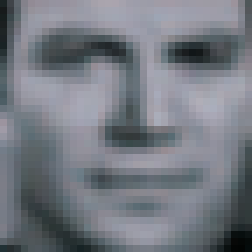
//> input picture Project2/Project2/face_ref.bmp, 36 x 36 px (shown 7 times larger)
$ ./main   (built with g++ and OpenCV 4)
//> lines starting //> are read from the running program, lines starting //| are printed output that depends on the picture
#define _CRT_SECURE_NO_WARNINGS

#include <opencv2/imgproc.hpp>
#include <opencv2/highgui.hpp>
#include <opencv2/video/tracking.hpp>
#include <vector>
#include <stdio.h>
#include <Windows.h>
#include <math.h>
#define Width 320
#define Height 240
using namespace cv;
using namespace std;

#define pi 3.14


typedef unsigned char uchar;

void Block_histogram(int arr[8][8], float* rst, int num) {
	float angle, magn;
	float h[9] = { 0 };
	float sum = 0;
	int xy[3][3] = { 0 };
	int xfilter[3][3] = { {-1,-1,-1}, {0,0,0}, {1,1,1} };
	int yfilter[3][3] = { {-1,0,1}, {-1,0,1} ,{-1,0,1} };

	for (int i = 0; i < 8; i++) {
		for (int j = 0; j < 8; j++) {
			int xresult = 0, yresult = 0;

			//for exception progress at edge
			int xs = 0, xe = 3, ys = 0, ye = 3;
			if (i == 0)ys = 1;
			if (i == 7)ye = 2;
			if (j == 0)xs = 1;
			if (j == 7)xe = 2;

			for (int k = ys; k < ye; k++) {
				for (int l = xs; l < xe; l++) {
					xy[k][l] = arr[i - 1 + k][j - 1 + l];
				}
			}

			for (int k = 0; k < 3; k++) {//inner product with sobel filter
				for (int l = 0; l < 3; l++) {
					xresult += xy[k][l] * xfilter[k][l];
					yresult += xy[k][l] * yfilter[k][l];
				}
			}
			//printf("%d %d//", xresult, yresult);
			if (xresult == 0) {//exception when xresult is 0
				if (yresult == 0) {//when yresult is 0
					angle = 0;
				}
				else {
					angle = 90;
				}
			}
			else {
				angle = (float)atan((double)yresult / (double)xresult) * 180.0 / pi;//phase calc
			}

			magn = sqrt((xresult * xresult) + (yresult * yresult)); //magnitude calc

			if (angle < 0) { //make phase positive
				angle += 180;
			}
			if (angle <= 20) { //devide by phase, sum magnitude
				h[0] += magn;
			}
			else if (20 < angle && angle <= 40) {
				h[1] += magn;
			}
			else if (40 < angle && angle <= 60) {
				h[2] += magn;
			}
			else if (60 < angle && angle <= 80) {
				h[3] += magn;
			}
			else if (80 < angle && angle <= 100) {
				h[4] += magn;
			}
			else if (100 < angle && angle <= 120) {
				h[5] += magn;
			}
			else if (120 < angle && angle <= 140) {
				h[6] += magn;
			}
			else if (140 < angle && angle <= 160) {
				h[7] += magn;
			}
			else if (160 < angle && angle <= 180) {
				h[8] += magn;
			}
		}
	}

	for (int i = 0; i < 9; i++) {//sum value for L2 normalization
		sum += (float)(h[i] * h[i]);
	}
	sum = sqrt(sum);

	for (int i = 0; i < 9; i++) {//L2 normalization
		if (sum == 0) {//exception at sum is 0
			rst[9 * num + i] = 0;
		}
		else {
			rst[9 * num + i] = h[i] / sum;
		}
	}
}

void input_hist(Mat img, float* hog, int xn, int yn) {//devide by block
	int model[8][8];//size of hog window

	int xs = 0, ys = 0;
	for (int i = 0; i < yn; i++) {
		for (int j = 0; j < xn; j++) {
			for (int k = 0; k < 8; k++) {
				for (int l = 0; l < 8; l++) {
					model[k][l] = img.at<uchar>(ys * 4 + k, xs * 4 + l);//insert value to model array
				}
			}
			Block_histogram(model, hog, i * xn + j);

			xs++;
		}
		xs = 0;
		ys++;
	}
}

void compare36x36(Mat ref, Mat rst, float *cmpdata) {
	float max = 0, min = 100000000;
	//Mat pal = Mat::zeros(36, 36, CV_8UC1);

	float **pallete = (float**)malloc(sizeof(float *)*ref.rows);
	for (int i = 0; i < ref.rows; i++) {
		*(pallete + i) = (float*)malloc(sizeof(float)*ref.cols);
	}

	for (int i = 0; i < ref.rows; i++) {//initialize pallate
		for (int j = 0; j < ref.cols; j++) {
			pallete[i][j] = 0;
		}
	}

	//int cnt = 1;
	for (int i = 0; i < ref.rows; i++) {
		for (int j = 0; j < ref.cols; j++) {
			int xn, yn, blockn;
			Mat pal = Mat::ones(36, 36, CV_8UC1);
			int xs = 0, xe = 36;
			int ys = 0, ye = 36;
			xn = pal.cols / 4 - 1;//xn=8
			yn = pal.rows / 4 - 1;//yn=8
			blockn = xn * yn;
			float* hog = (float*)malloc(sizeof(float) * blockn * 9);

			//exception handling at edge, make 36x36 window
			if (j < 18)xs = 18 - j;
			if (i < 18)ys = 18 - i;
			if (j > ref.cols - 18)xe = 18 + ref.cols - j;
			if (i > ref.rows - 18)ye = 18 + ref.rows - i;
			for (int k = ys; k < ye; k++) {
				for (int l = xs; l < xe; l++) {
					pal.at<uchar>(k, l) = ref.at<uchar>(i - 18 + k, j - 18 + l);
				}
			}

			input_hist(pal, hog, xn, yn);

			for (int k = 0; k < 576; k++) {//difference between reference and target
				pallete[i][j] += fabs(hog[k] - cmpdata[k]);
			}
		}
	}

	for (int i = 0; i < ref.rows; i++) {//get maximum and minimun value for normalization
		for (int j = 0; j < ref.cols; j++) {
			if (pallete[i][j] > max)max = pallete[i][j];
			if (pallete[i][j] < min)min = pallete[i][j];
		}
	}

	for (int i = 0; i < ref.rows; i++) {//normalization
		for (int j = 0; j < ref.cols; j++) {
			rst.at<uchar>(i, j) = (int)(255 * (pallete[i][j] - min) / (max - min)+0.5);//rounds value
		}
	}

}

void th_pointing(Mat ref, int th, Mat tar) {
	for (int i = 0; i < ref.rows; i++) {
		for (int j = 0; j < ref.cols; j++) {
			if (ref.at<uchar>(i, j) < th) {//be black if value is small(compare with th)
				tar.at<uchar>(i, j) = 0;
			}
			else {
				tar.at<uchar>(i, j) = ref.at<uchar>(i, j);
			}
		}
	}
}

void main() {
	int xn, yn;
	int blockn;

	Mat asgn3 = imread("face_ref.bmp", CV_LOAD_IMAGE_GRAYSCALE);
//> asgn3: 36 rows x 36 cols, CV_8UC1; min 3, max 176, mean 120.7
	xn = asgn3.cols / 4 - 1;//xn=8
//> xn = 8
	yn = asgn3.rows / 4 - 1;//yn=8
//> yn = 8
	blockn = xn * yn;
//> blockn = 64
	float* hog3 = (float*)malloc(sizeof(float) * blockn * 9);//make float array
	input_hist(asgn3, hog3, xn, yn);
//> after the loop in input_hist, `for (int i = 0; i < yn; i++)`: xs = 0; ys = 8
	int th;
	printf("input threshold :");
	scanf("%d", &th);
//> the answer given: 100

	Mat cmp1 = imread("face_tar.bmp", CV_LOAD_IMAGE_GRAYSCALE);
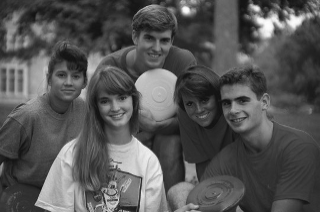
//> input picture Project2/Project2/face_tar.bmp, 320 x 212 px
//> cmp1 is the input picture: 212 rows x 320 cols, CV_8UC1; min 16, max 253, mean 85.6
	Mat result = Mat::zeros(cmp1.rows, cmp1.cols, CV_8UC1);
	compare36x36(cmp1, result, hog3);
//> the loop in compare36x36, `for (int i = 0; i < ref.rows; i++)` made 212 passes
//> (max, min) on passes 1 to 3: (118.8, 93.12), (118.8, 91.38), (118.8, 91.38)
//> after the loop in compare36x36, `for (int i = 0; i < ref.rows; i++)`: max = 133; min = 69.04
//> after the loop in compare36x36, `for (int i = 0; i < ref.rows; i++)`:
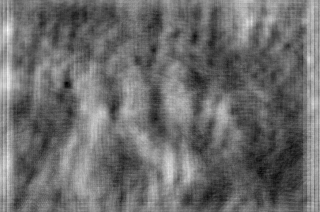
//> rst: 212 rows x 320 cols, CV_8UC1; min 0, max 255, mean 107.9
	Mat point_result = Mat::zeros(cmp1.rows, cmp1.cols, CV_8UC1);
	th_pointing(result, th, point_result);
//> after the loop in th_pointing, `for (int i = 0; i < ref.rows; i++)`:
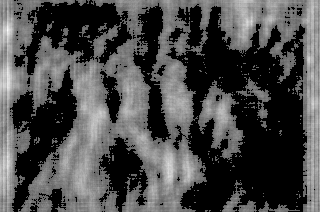
//> tar: 212 rows x 320 cols, CV_8UC1; min 0, max 255, mean 74.1

	imshow("face", asgn3);
	imshow("refimg", cmp1);
	imshow("rstimg", result);
	imshow("result", point_result);
	waitKey(0);

}
